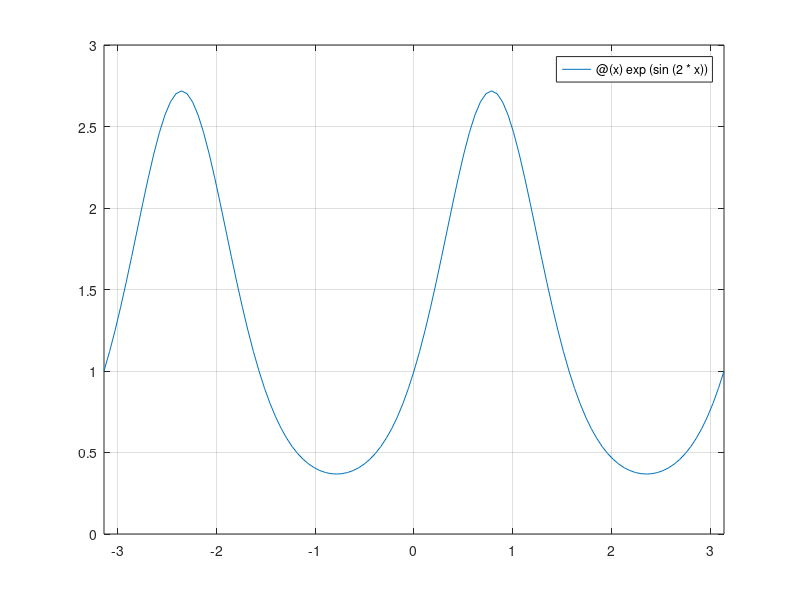
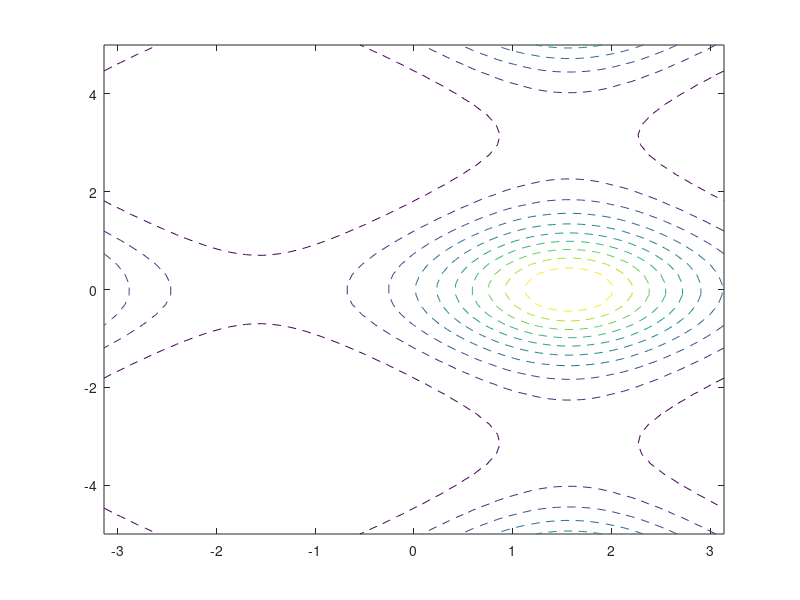

Here is the MATLAB script that generated these plots, in order: (Note: this script raises an error after producing the figures.)
%% SAVE_Plot.m 
% Part 1. Save in *.fig format 
fplot(@(x)exp(sin(2*x)), [-pi, pi]), grid on; 
 saveas(gcf, 'MY_fig.fig') 
 % Part 2. Save in *.png format 
[x, y]=meshgrid(linspace(-pi, pi, 75), linspace(-5, 5, 50));
F = exp(sin(x)+cos(y)); contour(x, y, F, '--') 
saveas(gcf, 'MY_Plot', 'png') 
% Part 3. Save in *.pdf format 
Theta = 0:0.01*pi:5*pi;
c = 2; a = 0.2; b=.5; 
R = a + b*Theta.^(1/c);
polarplot(Theta, R, 'LineWidth', 2);
saveas(gcf, 'Spiral', 'pdf')
% Part 4. Display saved graphs in subplots
H1=subplot(211); imshow('MY_Plot.png')
H2=subplot(212); 
C=hgload('MY_Fig.fig'); copyobj(allchild(get(C, 'CurrentAxes')), H2);
title(H1, "MY plot.fig")
title(H2, "MY fig.fig")
